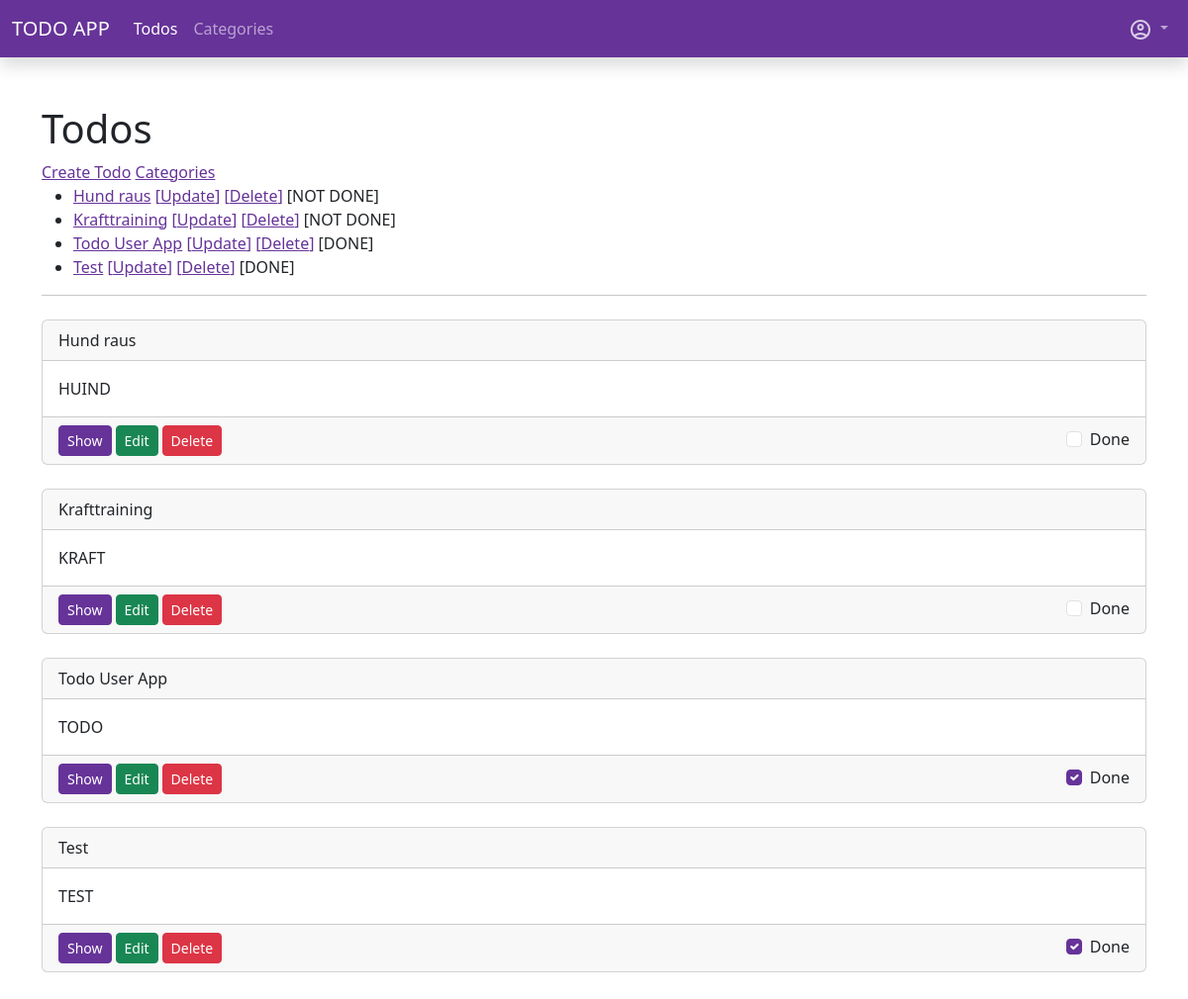
The app's page /app-todos/todos/ (signed in), older data.
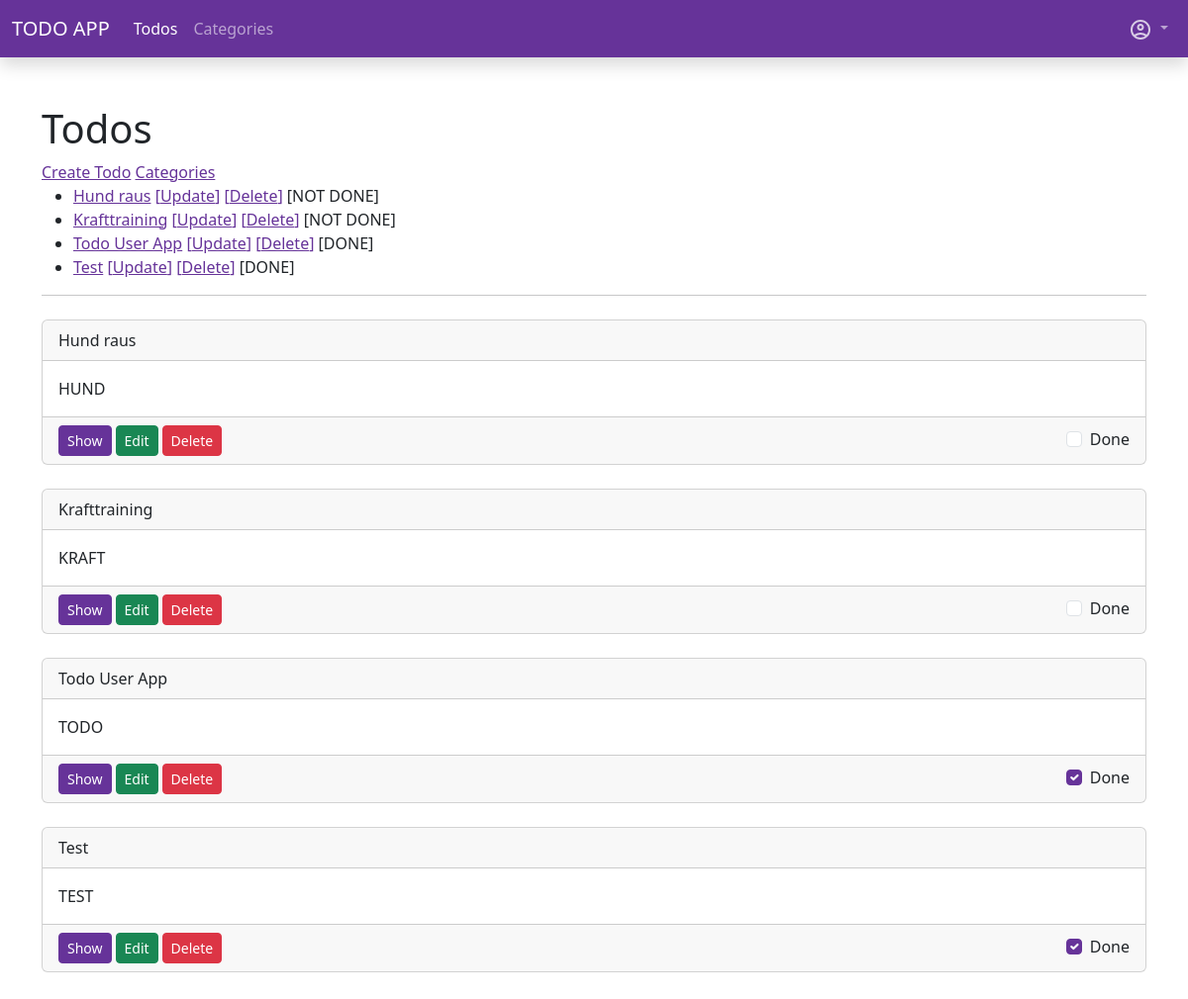
The same page, newer data.
### todo_app/models.py (models this page shows, shortened)
class Todo(models.Model):
    user = models.ForeignKey(User, on_delete=models.CASCADE, verbose_name="User")
    title = models.CharField(max_length=150, verbose_name="title")
    content = models.TextField(verbose_name="Content")
    categories = models.ManyToManyField(Category, blank=True, related_name="todos", verbose_name="Categories")
    done = models.BooleanField(default=False, verbose_name="Done")
    created = models.DateTimeField(auto_now_add=True, verbose_name="Created")
    updated = models.DateTimeField(auto_now=True, verbose_name="Updated")
    def get_absolute_url(self):
        return reverse("todo_app:todo_detail", kwargs={"pk": self.id})
    class Meta:
        ordering = [
            "done",
            "-updated"
        ]
        verbose_name = _("Todo")
        verbose_name_plural = _("Todos")

### todo_app/views.py (the view)
# urls.py: path("todos/", views.TodoListView.as_view(), name="todo_index"),
class TodoListView(LoginRequiredMixin, ListView):
    template_name = "todo_app/todo_index.html" # default todo_app/todo_list.html
    model = Todo
    login_url = reverse_lazy("sevo_user:sign_in")
    def get_queryset(self):
        return super().get_queryset().filter(user=self.request.user)
    def get_context_data(self, **kwargs):
        ctx = super().get_context_data(**kwargs)
        ctx.update({
            "title": _("All Todos")
        })
        return ctx

### todo_app/templatetags/todo_tags.py (called while the page is built)
@register.simple_tag
def active_site(path, name):
    print(path)
    path_splitted = path.split("/")
    print(path_splitted)
    path_compare = path_splitted[2]
    if name in path_compare:
        return "active"

### todo_app/templates/todo_app/todo_index.html (shortened to what this page needs)
{% extends "base.html" %}
{% load i18n static %}
{% block content %}
<h1>Todos</h1>
<div>
    <a href="{% url "todo_app:todo_create" %}">{% trans "Create Todo" %}</a>
    <a href="{% url "todo_app:category_index" %}">{% trans "Categories" %}</a>
</div>
    <div>
        {% if todo_list %}
        <ul>
            {% for todo in todo_list %}
                <li>
                    <a href="{{ todo.get_absolute_url }}">{{ todo.title }}</a>
                    <a href="{% url "todo_app:todo_update" pk=todo.pk %}">[{% trans "Update" %}]</a>
                    <a href="{% url "todo_app:todo_delete" pk=todo.pk %}">[{% trans "Delete" %}]</a>
                    <span>[{% if todo.done %}DONE{% else %}NOT DONE{% endif %}]</span>
                </li>
            {% endfor %}
        </ul>
        {% else %}
            <p>{% trans "No Todos available." %}</p>
        {% endif %}
    </div>
    <hr>
    <div id="todo-list">
        {% include "./partials/_todo-list.html" %}
    </div>
{% endblock %}

### todo_app/templates/todo_app/partials/_todo-item.html
{% load i18n %}
<div class="card my-4">
    <div class="card-header">
        {{ todo.title }}
    </div>
    <div class="card-body">
        {{ todo.content }}
    </div>
    <div class="card-footer">
        <div class="d-flex gap-1 justify-content-between align-items-center">
            <div class="d-flex align-items-center gap-1">
                {% if detail %}
                    <a class="btn btn-primary btn-sm" href="{{ todo.get_absolute_url }}">{% trans "Show" %}</a>
                {% endif %}
                {% if update %}
                    <a class="btn btn-success btn-sm" href="{% url "todo_app:todo_update" pk=todo.pk %}">{% trans "Edit" %}</a>
                {% endif %}
                {% if delete %}
                    <a class="btn btn-danger btn-sm" href="{% url "todo_app:todo_delete" pk=todo.pk %}">{% trans "Delete" %}</a>
                {% endif %}
            </div>
            <div>
                {% if done %}
                    {% if list %}
                        {% include "./_todo-done-check-list.html" %}
                    {% else %}
                        {% include "./_todo-done-check-single.html" %}
                    {% endif %}
                {% endif %}
            </div>
        </div>
    </div>
</div>

### todo_app/templates/todo_app/partials/_todo-done-check-list.html
{% load i18n %}
<div class="form-check form-switchss">
    <label class="form-check-label" for="{{ todo.title }}-{{ todo.pk }}">{% trans "Done" %}</label>
    <input class="form-check-input"
        type="checkbox"
        role="switch"
        id="{{ todo.title }}-{{ todo.pk }}"
        name="done"
        {% if todo.done %} checked{% endif %}
        hx-post="{% url "todo_app:todo_switch_done_list" pk=todo.pk %}"
        hx-target="#todo-list"
    >
</div>

Row changes from the older to the newer data that the page shows:
changed Todo "Hund raus": content "HUIND" → "HUND"
